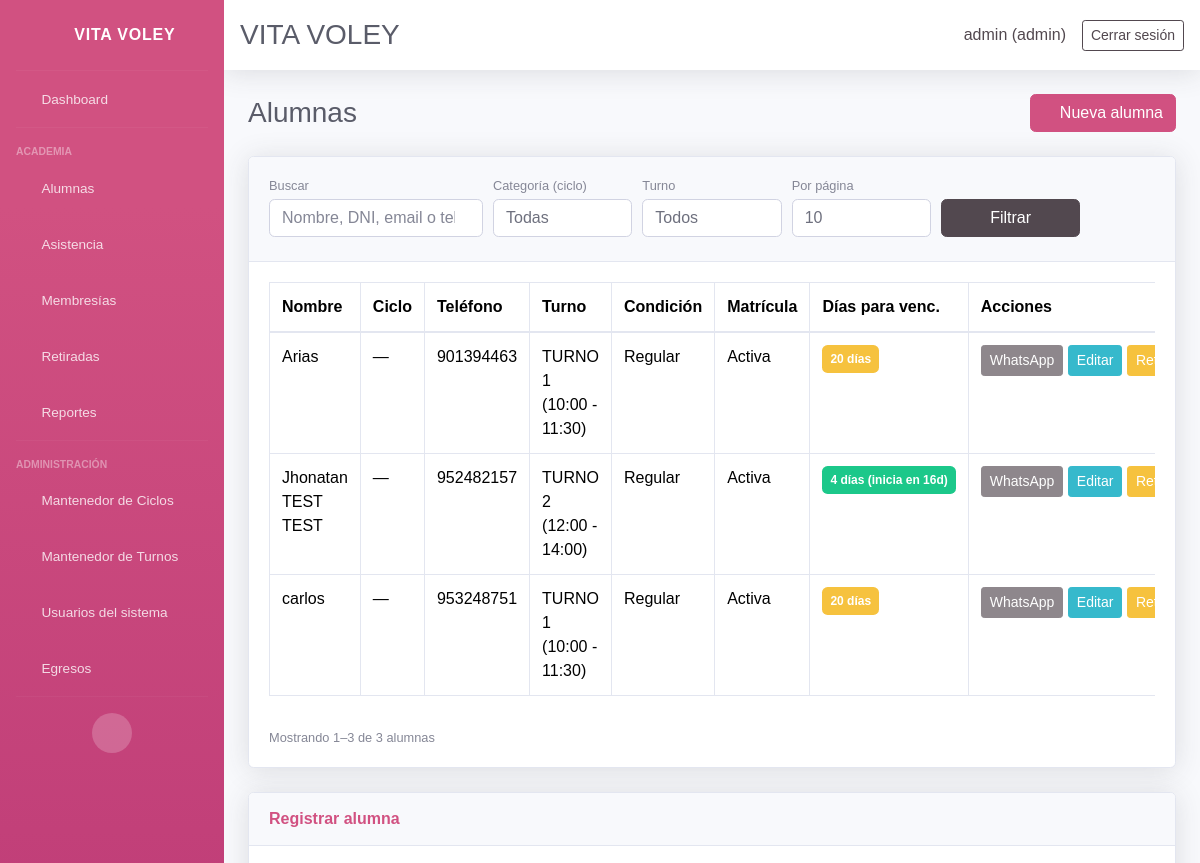
The page /students/ (signed in, upper part) on the database as committed earlier.
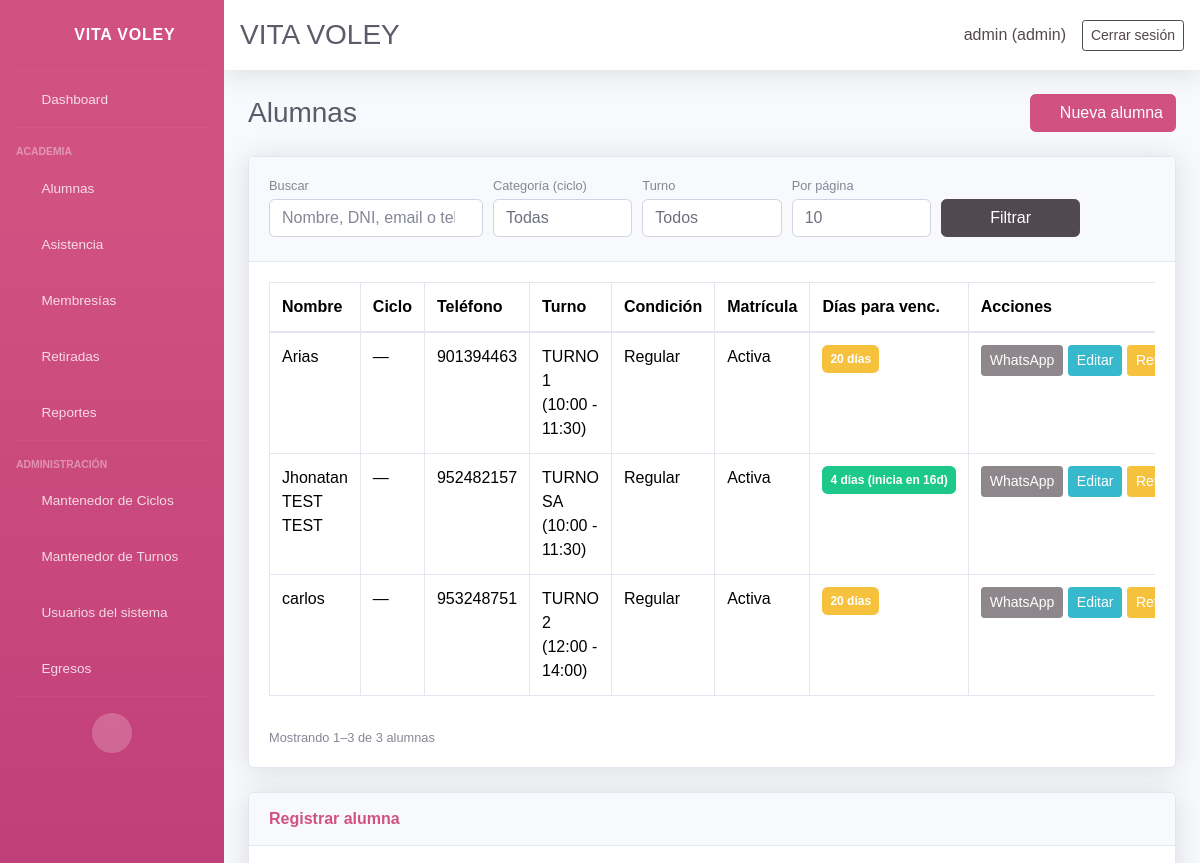
The same page on the database as committed later.
### core/models.py (models this page shows, shortened)
class Student(models.Model):
    ENROLLMENT_STATUS_CHOICES = ENROLLMENT_STATUS_CHOICES
    name = models.CharField(max_length=120)
    age = models.PositiveSmallIntegerField(blank=True, null=True)
    dni = models.CharField(max_length=15, blank=True, null=True)
    email = models.EmailField(blank=True, null=True)
    contact = models.CharField(max_length=200, blank=True, null=True, verbose_name='Teléfono del estudiante')
    gender = models.CharField(max_length=10, choices=GENDER_CHOICES, blank=True, null=True, verbose_name='Género')
    cycle = models.ForeignKey(
        Cycle,
        on_delete=models.SET_NULL,
        blank=True,
        null=True,
        related_name='students',
        verbose_name='Ciclo',
    )
    student_condition = models.CharField(
        max_length=20,
        choices=STUDENT_CONDITION_CHOICES,
        default='regular',
        verbose_name='Condición del alumno',
    )
    school = models.CharField(max_length=120, blank=True, null=True, verbose_name='Colegio')
    size = models.CharField(max_length=5, choices=SIZE_CHOICES, blank=True, null=True, verbose_name='Talla')
    referral_source = models.CharField(max_length=200, blank=True, null=True, verbose_name='¿Cómo se enteró de la academia?')
    uniform_delivered = models.BooleanField(default=False, verbose_name='Se entregó uniforme')
    guardian = models.CharField(max_length=120, blank=True, null=True, verbose_name='Nombre del apoderado')
    guardian_dni = models.CharField(max_length=15, blank=True, null=True, verbose_name='DNI del apoderado')
    guardian_birth_date = models.DateField(blank=True, null=True, verbose_name='Fecha de nacimiento del apoderado')
    guardian_gender = models.CharField(
        max_length=10,
        choices=GENDER_CHOICES,
        blank=True,
        null=True,
        verbose_name='Género del apoderado',
    )
    guardian_phone = models.CharField(max_length=200, blank=True, null=True, verbose_name='Teléfono del apoderado')
    address = models.TextField(blank=True, null=True)
    shift = models.ForeignKey(Shift, on_delete=models.PROTECT, blank=True, null=True, related_name='students')
    enrollment_status = models.CharField(max_length=10, choices=ENROLLMENT_STATUS_CHOICES, default='active')
    retired = models.BooleanField(default=False)
    retired_reason = models.TextField(blank=True, null=True)
    retired_at = models.DateField(blank=True, null=True)
    monthly_fee = models.DecimalField(max_digits=10, decimal_places=2, blank=True, null=True)
    enrollment_date = models.DateField(blank=True, null=True)
    membership_start = models.DateField(blank=True, null=True, verbose_name='Inicio de membresía')
    membership_end = models.DateField(blank=True, null=True, verbose_name='Fin de membresía')
    birth_date = models.DateField(blank=True, null=True)
    attendance_days = models.JSONField(default=list, blank=True)
    created_at = models.DateTimeField(auto_now_add=True)
    class Meta:
        ordering = ['name']
    @property
    def active(self):
        return not self.retired and self.enrollment_status == 'active'
    def _membership_period(self):
        from datetime import timedelta
        if self.membership_start and self.membership_end:
            return self.membership_start, self.membership_end
        membership = self.memberships.filter(
            start_date__lte=timezone.localdate(),
            end_date__gte=timezone.localdate(),
        ).order_by('-end_date').first()
        if not membership:
            membership = self.memberships.order_by('-end_date', '-created_at').first()
        if membership:
            return membership.start_date, membership.end_date
        start = self.membership_start
        end = self.membership_end
        if end and not start:
            start = end - timedelta(days=30)
        return start, end
    @property
    def membership_expiry_info(self):
        today = timezone.localdate()
        start, end = self._membership_period()
        if not end:
            return {'days': None, 'label': 'Sin membresía', 'color': 'secondary'}
        if not start:
            from datetime import timedelta
            start = end - timedelta(days=30)
        total_days = max((end - start).days, 1)
        if today > end:
            days_left = (end - today).days
            label = f'Vencida hace {abs(days_left)} día{"s" if abs(days_left) != 1 else ""}'
            color = 'danger'
        elif today < start:
            days_left = (end - start).days
            days_until_start = (start - today).days
            if days_left == 0:
                label = 'Inicia hoy'
            else:
                label = f'{days_left} día{"s" if days_left != 1 else ""} (inicia en {days_until_start}d)'
            color = 'success'
        else:
            days_left = (end - today).days
            if days_left == 0:
                label = 'Vence hoy'
                color = 'danger'
            else:
                label = f'{days_left} día{"s" if days_left != 1 else ""}'
                elapsed = (today - start).days
                progress = min(max(elapsed / total_days, 0), 1)
                if progress < 1 / 3:
                    color = 'success'
                elif progress < 2 / 3:
                    color = 'warning'
                else:
                    color = 'danger'
        return {'days': days_left, 'label': label, 'color': color}
    @staticmethod
    def _whatsapp_url_from_phone(phone):
        if not phone:
            return None
    @property
    def whatsapp_url(self):
        return self._whatsapp_url_from_phone(self.guardian_phone)
    def get_shift_display(self):
        if not self.shift:
            return ''
        return str(self.shift)

class Shift(models.Model):
    name = models.CharField(max_length=120)
    start_time = models.TimeField()
    end_time = models.TimeField()
    active_days = models.JSONField(default=list, blank=True)
    created_at = models.DateTimeField(auto_now_add=True)
    class Meta:
        ordering = ['name']
    @property
    def schedule(self):
        return f"{self.start_time.strftime('%H:%M')} - {self.end_time.strftime('%H:%M')}"
    def __str__(self):
        return f"{self.name} ({self.schedule})"

### core/views.py (the view, shortened to what this page needs)
# urls.py: path('students/', views.student_list, name='students_list'),
@login_required(login_url='login')
def student_list(request):
    query = request.GET.get('q', '').strip()
    cycle_filter = valid_cycle_id(request.GET.get('cycle', ''))
    shift_filter = _valid_shift_filter(request.GET.get('shift', ''))
    students = Student.objects.filter(retired=False).select_related('cycle', 'shift').prefetch_related('memberships')
    if cycle_filter:
        students = students.filter(cycle_id=int(cycle_filter))
    if shift_filter:
        students = students.filter(shift_id=int(shift_filter))
    students = students.order_by('name')
    per_page = _student_per_page(request)
    page_obj = Paginator(students, per_page).get_page(request.GET.get('page'))
    if request.method == 'POST':
        form = StudentForm(request.POST)
        if form.is_valid():
            form.save()
            return redirect('students_list')
    else:
        form = StudentForm()
    context = {
        'page_obj': page_obj,
        'per_page': per_page,
        'page_sizes': STUDENT_PAGE_SIZES,
        'students_query': urlencode(_students_list_query_params(request)),
        'query': query,
        'cycle_filter': cycle_filter,
        'cycle_choices': active_cycle_choices(),
        'shift_filter': shift_filter,
        'shift_choices': _shift_choices(),
        'form': form,
        'create_mode': True,
    }
    return render(request, 'core/students.html', context)

### core/context_processors.py (called while the page is built, shortened)
def user_role_context(request):
    user_role = None
    is_admin = False
    is_secretary = False
    if request.user.is_authenticated:
        if request.user.is_superuser:
            user_role = 'admin'
            is_admin = True
    return {
        'user_role': user_role,
        'is_admin': is_admin,
        'is_secretary': is_secretary,
    }

### core/models.py (called while the page is built)
def active_cycle_choices():
    return [
        (str(cycle.pk), cycle.name)
        for cycle in Cycle.objects.filter(is_active=True).order_by('name')
    ]

def valid_cycle_id(value):
    if not value or not str(value).isdigit():
        return ''
    if Cycle.objects.filter(pk=int(value)).exists():
        return str(value)
    return ''

    def __str__(self):
        return self.name

### core/views.py (called while the page is built)
def _valid_shift_filter(value):
    if not value or not str(value).isdigit():
        return ''
    if Shift.objects.filter(pk=int(value)).exists():
        return str(value)
    return ''

def _shift_choices():
    return [(str(shift.id), str(shift)) for shift in Shift.objects.order_by('name')]

### core/templates/core/students.html (shortened to what the changed rows need)
{% extends 'core/base.html' %}
{% block content %}
<div class="d-sm-flex align-items-center justify-content-between mb-4">
    <h1 class="h3 mb-0 text-gray-800">Alumnas</h1>
</div>
<div class="card shadow mb-4">
    <div class="card-body">
        <div class="table-responsive">
            <table class="table table-bordered">
                <thead>
                    <tr>
                        <th>Nombre</th>
                        <th>Ciclo</th>
                        <th>Teléfono</th>
                        <th>Turno</th>
                        <th>Condición</th>
                        <th>Matrícula</th>
                        <th>Días para venc.</th>
                        <th>Acciones</th>
                    </tr>
                </thead>
                <tbody>
                    {% for student in page_obj %}
                    <tr>
                        <td>{{ student.name }}</td>
                        <td>{{ student.get_cycle_display|default:"—" }}</td>
                        <td>{{ student.contact|default:"—" }}</td>
                        <td>{{ student.get_shift_display|default:"—" }}</td>
                        <td>{{ student.get_student_condition_display }}</td>
                        <td>{% if student.enrollment_status == 'active' %}Activa{% else %}Inactiva{% endif %}</td>
                        <td>
                            {% with info=student.membership_expiry_info %}
                            <span class="badge badge-{{ info.color }} px-2 py-2">{{ info.label }}</span>
                            {% endwith %}
                        </td>
                        <td class="text-nowrap">
                            {% if student.whatsapp_url %}
                                <a class="btn btn-sm btn-success" href="{{ student.whatsapp_url }}" target="_blank" rel="noreferrer">WhatsApp</a>
                            {% else %}
                                <button class="btn btn-sm btn-secondary" disabled title="Sin teléfono del apoderado">WhatsApp</button>
                            {% endif %}
                            <a class="btn btn-sm btn-info" href="{% url 'student_edit' student.id %}">Editar</a>
                            <a class="btn btn-sm btn-warning" href="{% url 'student_retire' student.id %}">Retirar</a>
                        </td>
                    </tr>
                    {% empty %}
                    <tr><td colspan="8">No se encontraron alumnas.</td></tr>
                    {% endfor %}
                </tbody>
            </table>
        </div>
    </div>
</div>
{% endblock %}

Rows that differ between the two databases and show on the page:
changed Student "Jhonatan TEST TEST": shift "TURNO 2 (12:00 - 14:00)" → "TURNO SA (10:00 - 11:30)"
changed Student "carlos": shift "TURNO 1 (10:00 - 11:30)" → "TURNO 2 (12:00 - 14:00)"
